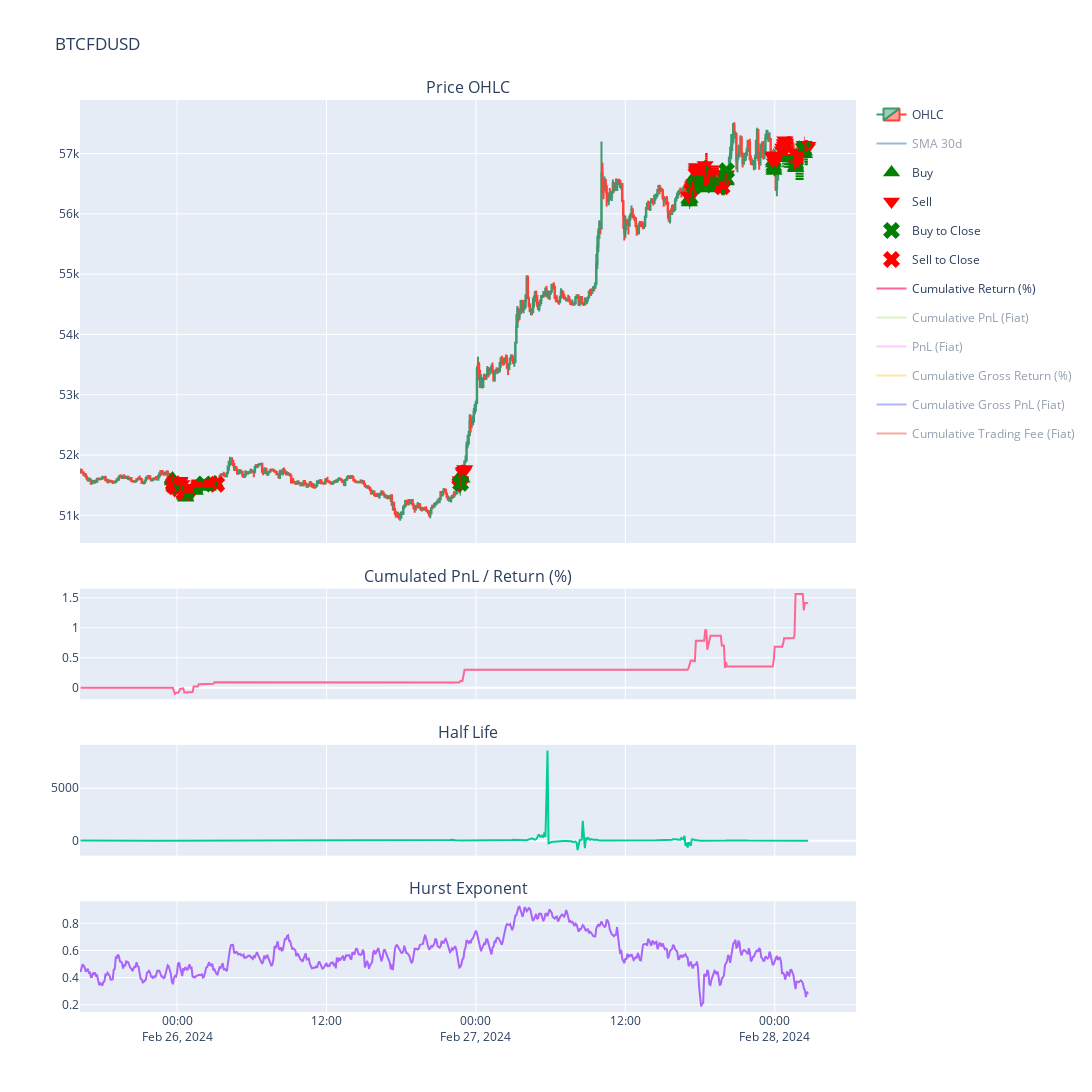

Write notebook code for a chart like this one.
### Markdown cell above
# Execute Strategy

Strategy ID - all orders are marked by strategy id

Therefore, all orders / pnl logic are based on same set of orders which isolates from other strategy or previous strategy

If we want to continue previous strategy (either manual exit or error exit), we need to put the same strategy id. so the pnl could be accumlated from last time.

<b>Notes: execute.py runs the actual strategy, below code is just to keep track the strategy status and performance</b>

### Strategy logging:

-   903492 - traded on BTCUSDT for 1.5days. gross pnl is good, but realized that there is 0.1% transaction cost which overwhelme all the PNL

-   v1 - traded on BTCFDUSD - no transaction cost. 
    -  Corrected the definition of price volatility from close.diff.std to close.std and change the vol_grid_scale from 0.4 to 0.2.
    -  Discover that the PnL seems to increase with smaller grid spacing
    -  Start using momentum orders

### Code cell
strategy = GridArithmeticStrategy(
    instrument = 'BTCFDUSD',        
    interval = '5m',
    grid_size = 5,
    vol_lookback = 30,
    vol_grid_scale = 0.4,
    vol_stoploss_scale = 7,
    position_size = 100,
    hurst_exp_mr_threshold = 0.5,
    hurst_exp_mo_threshold = 0.6,
)

strategy.set_price_decimal(2)
strategy.set_qty_decimal(5)
strategy.set_data_loder(DataLoaderBinance())
strategy.set_executor(ExecutorBinance())
strategy.set_strategy_id('v1')
strategy.load_data('2024-02-25')
strategy.summary(True)
